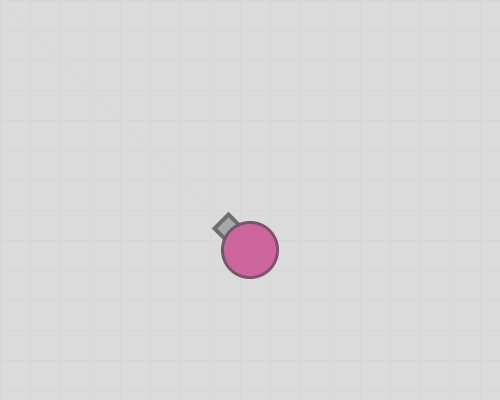
Frame 1 (no input)
Frame 60 (the mouse pressed at the canvas centre just before this capture): identical to frame 1, image omitted
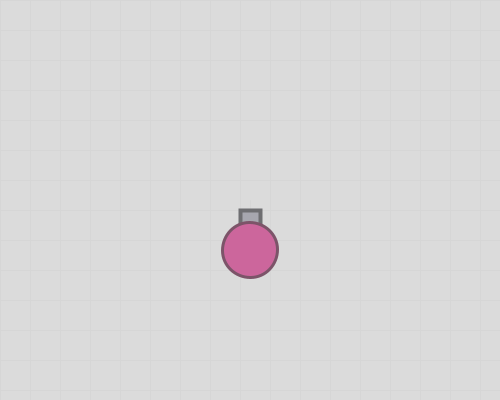
Frame 120 (the mouse held since frame 60 and released just before this capture)

The Processing sketch that drew these frames (run headless with seeded random() and noise(); from frame 60 on, the mouse is pressed at the canvas centre):

// Processing sketch: week07_4_arras04_background_for_line_void_ketPressed_keyCode
// ── week07_4_arras04_background_for_line_void_ketPressed_keyCode.pde
void setup(){
  size(500,400);
}
void KeyPressed(){//每次都問一次
  if(keyCode==RIGHT) x+=1;
  if(keyCode==LEFT) x-=1;
  if(keyCode==UP) y-=1;
  if(keyCode==DOWN) y+=1;
}
float x=250,y=250;
void draw(){
  ///background(215,184,200);
  background(219);//灰底
  stroke(214);//灰底的線
  strokeWeight(1);
  for(int i=0;i<30;i++){
  line(0,i*30,500,i*30);
  line(i*30,0,i*30,500);
  }
  float dx = mouseX-x,dy=mouseY-y;
  float a = atan2(dy,dx);//atan2長度
  line(x,y,mouseX,mouseY);
  myTank(x,y,a);
}
void myTank(float x,float y,float a){
  translate(x,y);//移動
  rotate(a);//旋轉
  fill(167,167,175);
  stroke(110,110,113);
  strokeWeight(4);
  rect(20,-10,20,20);//砲管砲塔
  
  fill(204,102,156);
  stroke(124,84,105);
  strokeWeight(3);
  ellipse(0,0,55,55);//圓形身體
}
